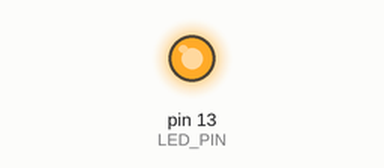
Simulated run of this sketch. Board: Arduino Uno, built with avr-gcc and run on an emulated ATmega328P. Shown: output pins drawn as LEDs (lit = HIGH).

Above: at 0.1 s.
At 38.1 s:
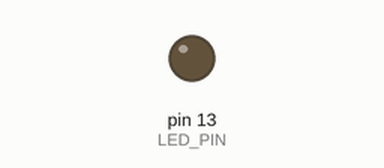
Timing chart, 0 to 39.6 s (numbered marks = the images above):
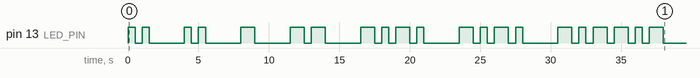

Measured:
- by itself, pin 13 (LED_PIN): LOW → HIGH at 0.00 s, → LOW 0.50 s later, → HIGH 0.50 s later, → LOW 0.50 s later, … (42 changes in this stretch)

The sketch:

Light_Beacon.ino
```cpp
/*
 *  Arcade Mainframe Beacon v1.0
 *  Hardware Diagnostic Interface
 *
 *  Note: Signals are output on Pin 13.
 */

const int LED_PIN = 13;

void setup() {
  pinMode(LED_PIN, OUTPUT);
}

void sig_a() {
  digitalWrite(LED_PIN, HIGH);
  delay(500);
  digitalWrite(LED_PIN, LOW);
  delay(500);
}

void sig_b() {
  digitalWrite(LED_PIN, HIGH);
  delay(1000);
  digitalWrite(LED_PIN, LOW);
  delay(500);
}

void sig_gap() {
  delay(2000);
}

void loop() {
  sig_a(); sig_a(); sig_gap();
  sig_a(); sig_a(); sig_gap();
  sig_b(); sig_gap();
  sig_b(); sig_b(); sig_gap();
  sig_b(); sig_a(); sig_b(); sig_a(); sig_gap();
  sig_b(); sig_a(); sig_b(); sig_a(); sig_gap();
  sig_b(); sig_a(); sig_b(); sig_b(); sig_a(); sig_b(); sig_gap();
  sig_a(); sig_b(); sig_a(); sig_a(); sig_gap();
  sig_a(); sig_b(); sig_b(); sig_b(); sig_b(); sig_gap();
  sig_b(); sig_b(); sig_a(); sig_gap();
  sig_a(); sig_a(); sig_a(); sig_a(); sig_gap();
  sig_b(); sig_gap();
  sig_a(); sig_a(); sig_b(); sig_b(); sig_a(); sig_b(); sig_gap();
  sig_b(); sig_b(); sig_gap();
  sig_b(); sig_b(); sig_b(); sig_b(); sig_b(); sig_gap();
  sig_a(); sig_b(); sig_a(); sig_gap();
  sig_a(); sig_a(); sig_a(); sig_gap();
  sig_a(); sig_a(); sig_a(); sig_b(); sig_b(); sig_gap();
  sig_a(); sig_a(); sig_b(); sig_b(); sig_a(); sig_b(); sig_gap();
  sig_b(); sig_a(); sig_b(); sig_a(); sig_gap();
  sig_b(); sig_b(); sig_b(); sig_b(); sig_b(); sig_gap();
  sig_b(); sig_a(); sig_a(); sig_gap();
  sig_a(); sig_a(); sig_a(); sig_b(); sig_b(); sig_gap();
  sig_b(); sig_a(); sig_b(); sig_b(); sig_a(); sig_b(); sig_gap();

  // Reset sequence gap
  delay(5000);
}
```
